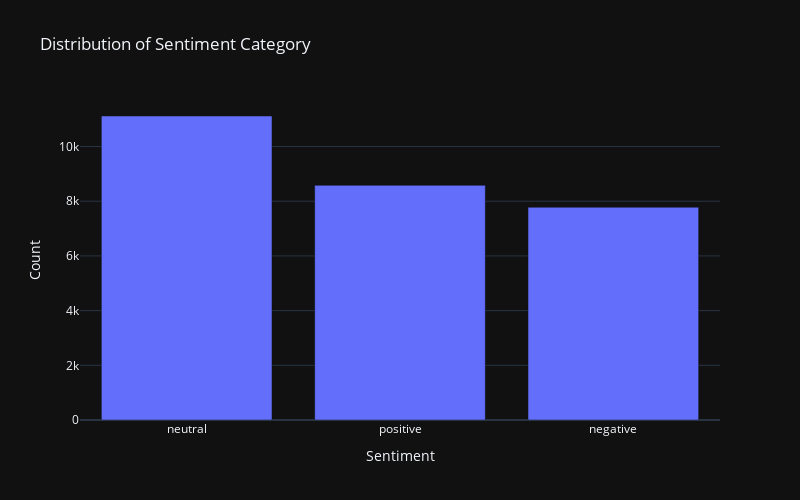

Notebook code cell kept with this figure:
### Code cell
# visualization of the disribution of each sentiment category in the dataset
sentiment = data['sentiment'].value_counts()
sentiment_df = pd.DataFrame(sentiment).reset_index()
sentiment_df.columns = ['Sentiment', 'Count']

fig = px.bar(sentiment_df, 
             x='Sentiment', y='Count', 
             width=800, height=500, 
             template='plotly_dark', 
             title='Distribution of Sentiment Category')

fig.update_layout(
    xaxis = dict(
        title = 'Sentiment'
    ),
    yaxis = dict(
        title = 'Count'
    )
)

fig.show()

### Figure 1 — Plotly figure (JSON) as saved in the notebook; plotly's stock layout.template omitted (floating-point values rounded to 4 significant figures)
{"data": [{"alignmentgroup": "True", "hovertemplate": "Sentiment=%{x}<br>Count=%{y}<extra></extra>", "legendgroup": "", "marker": {"color": "#636efa", "pattern": {"shape": ""}}, "name": "", "offsetgroup": "", "orientation": "v", "showlegend": false, "textposition": "auto", "type": "bar", "x": ["neutral", "positive", "negative"], "xaxis": "x", "y": [11117, 8582, 7781], "yaxis": "y"}], "layout": {"barmode": "relative", "height": 500, "legend": {"tracegroupgap": 0}, "title": {"text": "Distribution of Sentiment Category"}, "width": 800, "xaxis": {"anchor": "y", "autorange": true, "domain": [0, 1], "range": [-0.5, 2.5], "title": {"text": "Sentiment"}, "type": "category"}, "yaxis": {"anchor": "x", "autorange": true, "domain": [0, 1], "range": [0, 11700.0], "title": {"text": "Count"}, "type": "linear"}}}
